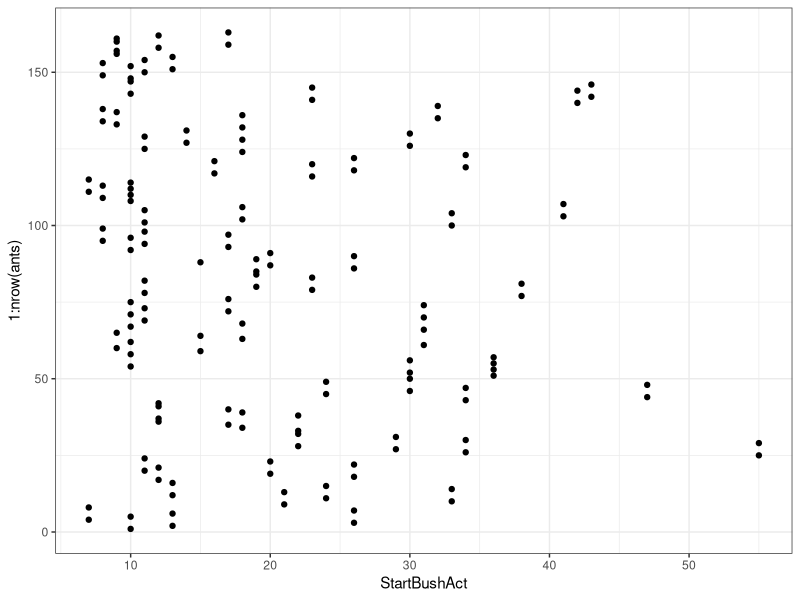
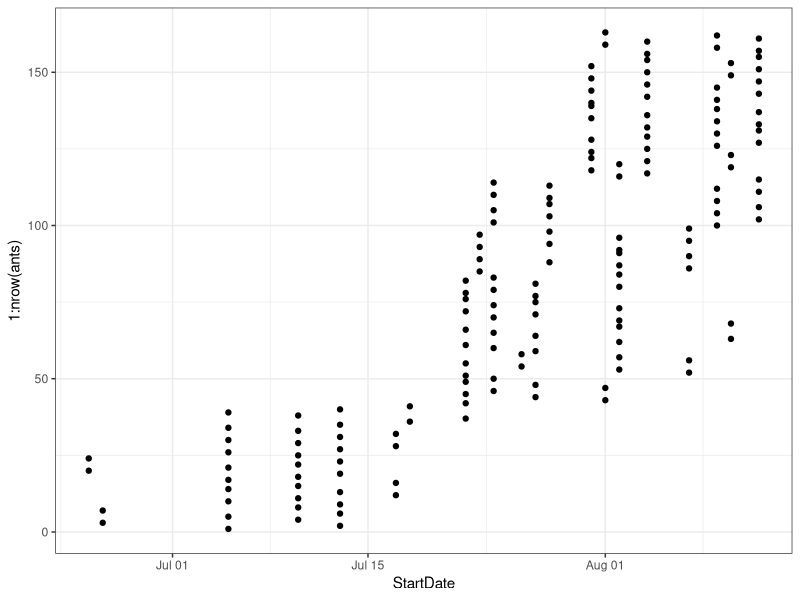
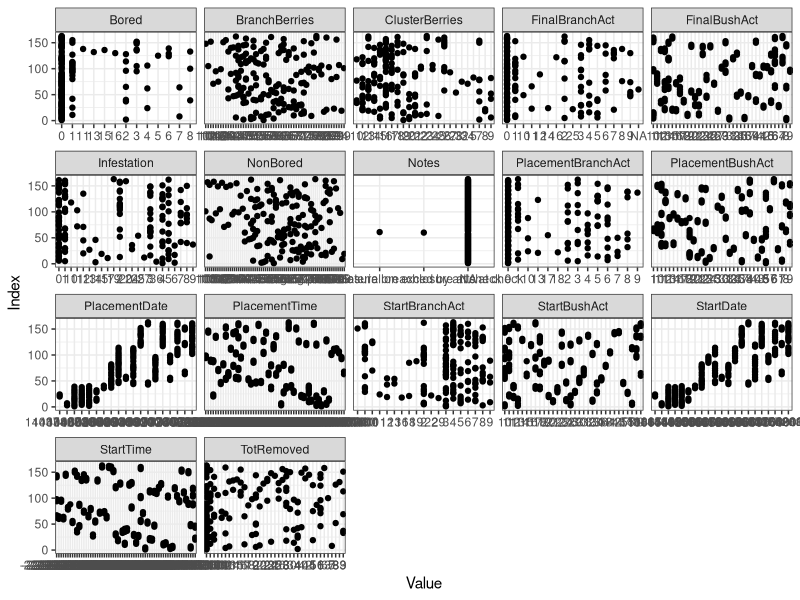
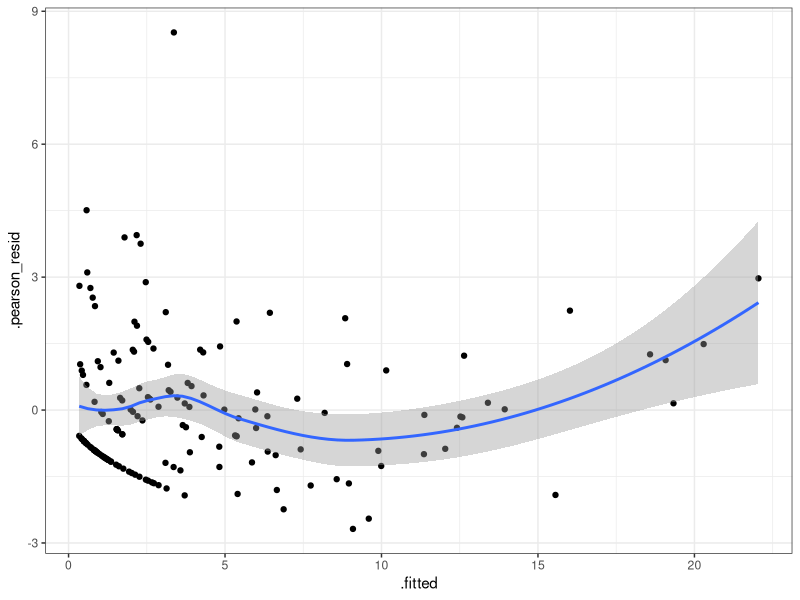
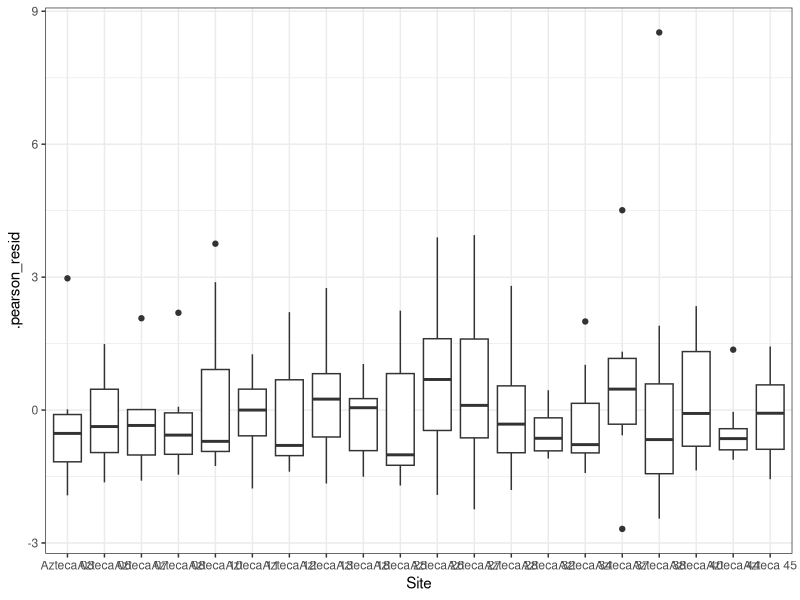
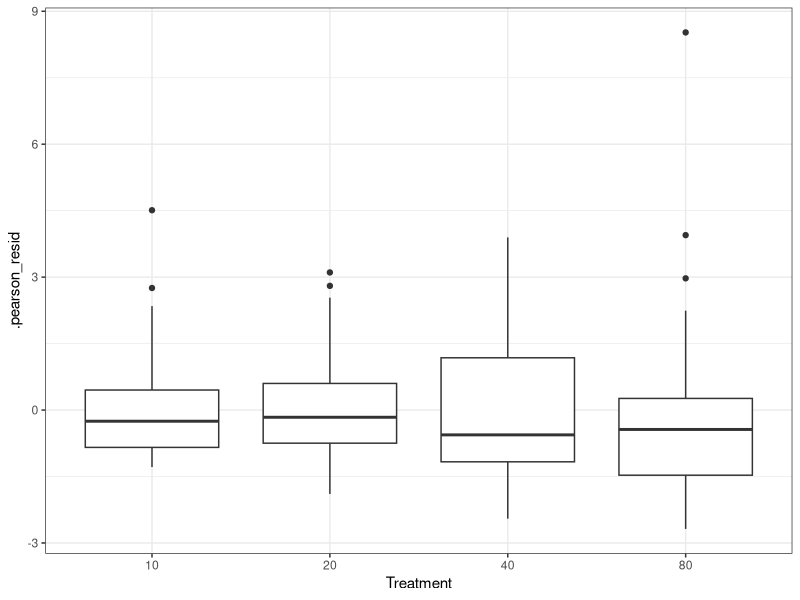
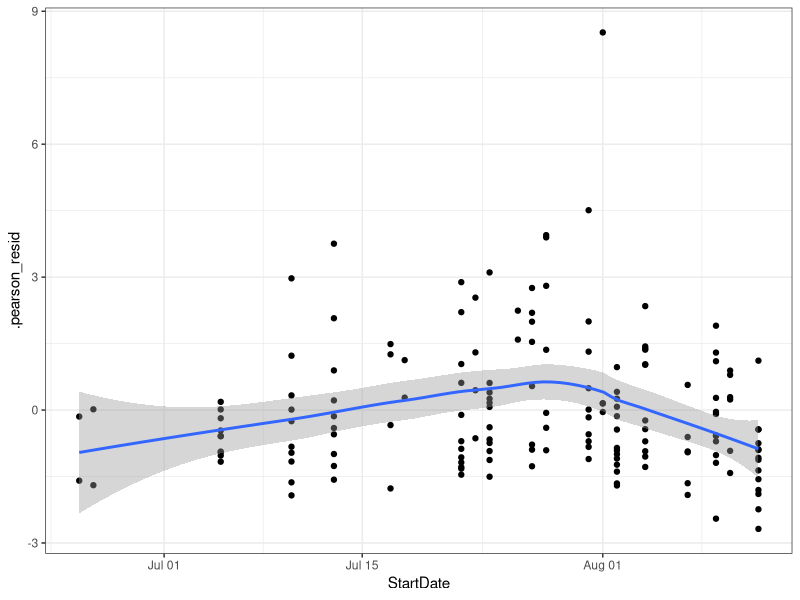
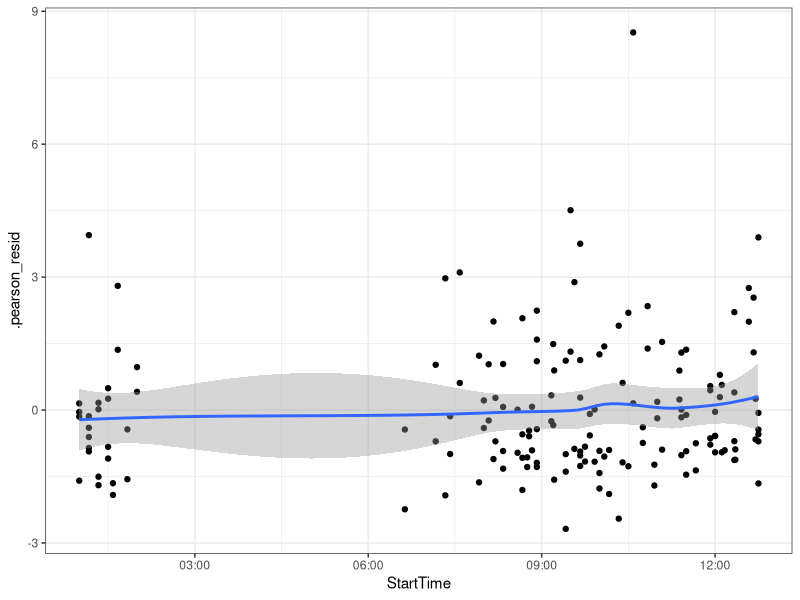

Recreate these plots in R, in order.
## Муравьи и кофейные бурильщики #################

# Кофейный бурильщик [_Hypothenemus hampei_](https://ru.wikipedia.org/wiki/Hypothenemus_hampei) --- важный вредитель на кофейных плантациях по всему миру. Чтобы бороться с этим жуком в Центральной Америке используют муравья [_Azteca sericeasur_](https://www.antweb.org/description.do?rank=species&genus=Azteca&name=sericeasur&project=worldants). В статье Morris et al. (2015) описан эксперимент, который позволяет оценить насколько эффективен такой метод борьбы с вредителем.

# На ферме собрали всех жуков - потом их использовали, чтобы создать четыре разных уровня плотности кофейных жуков. На каждом участке выбрали несколько веток кофе. На каждой ветке кофе на один побег муравьи могли беспрепятственно проникать, а на соседнем побеге была установлена преграда, которая предотвращала доступ муравьев.
# Через сутки после начала эксперимента подсчитывали число сверлений кофейных жуков.

# Источник данных:
# Morris, J.R., Vandermeer, J. and Perfecto, I., 2015. A keystone ant species provides robust biological control of the coffee berry borer under varying pest densities. PloS one, 10(11), p.e0142850.

# https://journals.plos.org/plosone/article?id=10.1371/journal.pone.0142850

# Файл:

# Morris_2015_Ants.xlsx

# Переменные:

# - Site -
# + Treatment - плотность жуков (4 градации)
# - StartDate -
# - StartTime -
# - StartBushAct -
# - StartBranchAct - начальная активность муравьев на ветке
# - Bored -
# - NonBored -
# + BranchBerries - число ягод на ветке
# = TotRemoved - общее число удаленных во время подготовки ягод
# = Cluster Berries - суммарное число кластеров ягод на ближайших ветвях
# - PlacementDate -
# - PlacementTime -
# - PlacementBushAct -
# - PlacementBranchAct -
# - FinalBushAct -
# - FinalBranchAct - разница числа кофейных жуков между побегами на ветке
# + Infestation - число кофейных жуков, просверливших плоды кофе на данном побеге через 24 часа
# + Branch - доступ муравьев (0, 1)

library(readxl)
library(ggplot2)
theme_set(theme_bw() + theme(legend.key = element_blank()))
update_geom_defaults("point", list(shape = 19))
library(car)
library(dplyr)
library(tidyr)
library(lme4)

stand <- function(x) {
  (x - mean(x, na.rm = TRUE)) / sd(x, na.rm = TRUE)
}


## Подготовка данных ####
ants <- read_excel("data/Morris_2015_Ants.xlsx", sheet = "Data", na = "NA")
str(ants)

# Переименовываем переменные
colnames(ants)[c(10, 12)] <- c("BranchBerries", "ClusterBerries")

# поправляем типы данных
ants$Site <- factor(ants$Site)
ants$Branch <- factor(ants$Branch)
ants$Treatment <- factor(ants$Treatment)

# Пропущенные значения
colSums(is.na(ants))
# Удаляем
ants <- ants[!is.na(ants$TotRemoved), ]
colSums(is.na(ants))

# Численность групп по факторам
table(ants$Branch)
table(ants$Site, ants$Treatment)

# Есть ли наблюдения-выбросы? строим dot-plot
dotplot <- ggplot(ants, aes(y = 1:nrow(ants))) +
  geom_point()
dotplot + aes(x = StartBushAct)
dotplot + aes(x = StartDate)

# Сразу много дот-плотов
ants %>%
  mutate(Index = row_number()) %>%
  gather(key = Variable, value = Value,
         -c(Index, Site, Treatment, Branch))  %>%
  ggplot(., aes(x = Value, y = Index)) +
  geom_point() +
  facet_wrap(~ Variable, scales = "free_x")
# выбросов нет

## Сколько нулей?
sum(ants$Infestation == 0)/nrow(ants)
# нулей мало

## Трансформация данных
ants <- ants %>% mutate(
  StartBranchAct_std = stand(StartBranchAct),
  BranchBerries_std = stand(BranchBerries),
  ClusterBerries_std = stand(ClusterBerries),
  TotRemoved_std = stand(TotRemoved)
)

# Проверка на колинеарность
M <- lm(Infestation ~ Treatment + Branch + StartBranchAct_std + BranchBerries_std + ClusterBerries_std + TotRemoved_std, data = ants)
vif(M)

## Модель из статьи ##############################

# # Модель, составленная по описанию из статьи у
# меня не сходится.

# Как бороться за сходимость модели?
# https://rstudio-pubs-static.s3.amazonaws.com/33653_57fc7b8e5d484c909b615d8633c01d51.html

# M <- glmer(Infestation ~ Treatment * Branch +
#              StartBranchAct + BranchBerries +
#              ClusterBerries + TotRemoved + (1|Site),
#            data = ants, family = "poisson")
# С ней можно повозиться, но мы
# этого делать не будем.

## Задание #######################################

# Постройте модель зависимости заражения кофейным
# бурильщиком от плотности жуков, доступа
# муравьев и их взаимодействия, с учетом ковариат
# (начальной активности муравьев на ветке и общего числа ягод).

# Пуассоновская GLMM по сырым данным ##################

M1 <- glmer(Infestation ~ Treatment * Branch + StartBranchAct + BranchBerries + (1|Site), data = ants, family = "poisson")
# Warning message:
# In checkConv(attr(opt, "derivs"), opt$par, ctrl = control$checkConv,  :
# Model is nearly unidentifiable: very large eigenvalue
# - Rescale variables?

# Как бороться за сходимость модели?
# https://rstudio-pubs-static.s3.amazonaws.com/33653_57fc7b8e5d484c909b615d8633c01d51.html

# Пуассоновская GLMM после трансформации ####################

M2 <- glmer(Infestation ~ Treatment * Branch + StartBranchAct_std + BranchBerries_std + (1|Site), data = ants, family = "poisson")

# ## Проверка на сверхдисперсию
# Функция для проверки наличия сверхдисперсии в модели (автор Ben Bolker)
# http://bbolker.github.io/mixedmodels-misc/glmmFAQ.html
# Код модифицирован, чтобы учесть дополнительный параметр в NegBin GLMM, подобранных MASS::glm.nb()
overdisp_fun <- function(model) {
  rdf <- df.residual(model)  # Число степеней свободы N - p
  if (any(class(model) == 'negbin')) rdf <- rdf - 1 ## учитываем k в NegBin GLMM
  rp <- residuals(model,type='pearson') # Пирсоновские остатки
  Pearson.chisq <- sum(rp^2) # Сумма квадратов остатков, подчиняется Хи-квадрат распределению
  prat <- Pearson.chisq/rdf  # Отношение суммы квадратов остатков к числу степеней свободы
  pval <- pchisq(Pearson.chisq, df=rdf, lower.tail=FALSE) # Уровень значимости
  c(chisq=Pearson.chisq,ratio=prat,rdf=rdf,p=pval)        # Вывод результатов
}

overdisp_fun(M2)
# Сверхдисперсия. Почему?

# Есть ли паттерны в остатках
M2_diag <- data.frame(ants,
                      .pearson_resid = residuals(M2, type = "pearson"),
                      .fitted = predict(M2, type = "response")
)
gg_resid <- ggplot(data = M2_diag, aes(y = .pearson_resid))
gg_resid + geom_point(aes(x = .fitted)) + geom_smooth(aes(x = .fitted))
gg_resid + geom_boxplot(aes(x = Site)) # разные остатки в разных сайтах
# С чем это может быть связано? Разный угол наклона?
# Или какое-то свойство, по которому сайты различаются?
gg_resid + geom_boxplot(aes(x = Treatment)) # Oк

gg_res_smooth <- ggplot(data = M2_diag, aes(y = .pearson_resid)) +
  geom_point() + geom_smooth()
gg_res_smooth %+% aes(x = StartDate) # нелинейная связь? Это время начала подготовки к эксп.
gg_res_smooth %+% aes(x = StartTime) # Oк
gg_res_smooth %+% aes(x = StartBushAct) # нелинейная связь? Связано со StartDate?
gg_res_smooth %+% aes(x = StartBranchAct)  # нелинейная связь? Связано со StartDate?
gg_res_smooth %+% aes(x = Bored) # нелинейная связь?
gg_res_smooth %+% aes(x = NonBored) # Oк
gg_res_smooth %+% aes(x = BranchBerries) # Oк
gg_res_smooth %+% aes(x = TotRemoved) # Oк
gg_res_smooth %+% aes(x = ClusterBerries) # Oк
gg_res_smooth %+% aes(x = PlacementDate)  # нелинейная связь? Это время начала эксперимента!
gg_res_smooth %+% aes(x = PlacementTime) # ~Oк
gg_res_smooth %+% aes(x = PlacementBushAct) # нелинейная связь? Связано с PlacementDate и  StartDate?
gg_res_smooth %+% aes(x = PlacementBranchAct) # нелинейная связь? Связано с PlacementDate и StartDate?
gg_res_smooth %+% aes(x = FinalBushAct)
ggplot(data = M2_diag, aes(x = FinalBranchAct, y = .pearson_resid)) +
  geom_point() + geom_smooth()

# Может быть, здесь нелинейный паттерн?
# Самые подходящие кандидаты - это переменные, которые показывают время,
# т.к., возможно, активность муравьев меняется в течение периода наблюдений.
# В других случаях сложно придумать осмысленное объяснение появления нелинейности.
library(mgcv)

# StartDate
nonlin1 <- gam(M2_diag$.pearson_resid ~ s(as.numeric(ants$StartDate)))
summary(nonlin1)
plot(nonlin1)
abline(h = 0)

# PlacementDate
nonlin2 <- gam(M2_diag$.pearson_resid ~ s(as.numeric(ants$PlacementDate)))
summary(nonlin2)
plot(nonlin2)
abline(h = 0)

# Стоило бы включить нелинейный эффект PlacementDate или StartDate
# Что то одно, т.к. они связаны)
plot(ants$PlacementDate, ants$StartDate)

summary(M2)

# РЕЗЮМЕ по M2:
# Здесь мы не можем доверять стандартным ошибкам
# из-за избыточности дисперсии.
# Здесь есть нелинейные паттерны в остатках,
# стоило бы включить нелинейный эффект PlacementDate.

# Варианты борьбы со сверхдисперсией
# (1) Неучтенные переменные --- это нелинейный эффект,
# который скорее всего связан с датой начала.
# Нужно включить нелинейный эффект PlacementDate и использовать GAMM.
# (2) GLMM с отр. биномиальным распределением. Она может помочь
# побороть сверхдисперсию. Но если нелинейный паттерн
# от даты начала эксперимента сохранится,
# то придется использовать либо (1) либо (3).
# (3) Сверхдисперсию можно побороть, использовав модель
# со случайным отрезком на уровне наблюдения
# (Observation-level random intercept), но это очень грубый способ.
# Кроме того, нелинейный паттерн от даты начала эксперимента может сохранится.

# Ниже мы рассмотрим два варианта борьбы со сверхдисперсией --- (2) и (3).

# (2) GLM с отр. биномиальным распределением ######

NB1 <- glmer.nb(Infestation ~ Treatment * Branch + StartBranchAct_std + BranchBerries_std + (1 | Site), data = ants)
# Warning messages:
# 1: In checkConv(attr(opt, "derivs"), opt$par, ctrl = control$checkConv,  :
#   Model failed to converge with max|grad| = 0.00593457 (tol = 0.001, component 1)
# 2: In checkConv(attr(opt, "derivs"), opt$par, ctrl = control$checkConv,  :
#   Model failed to converge with max|grad| = 0.0608566 (tol = 0.001, component 1)
# 3: In checkConv(attr(opt, "derivs"), opt$par, ctrl = control$checkConv,  :
#   Model failed to converge with max|grad| = 0.338333 (tol = 0.001, component 1)
# 4: In checkConv(attr(opt, "derivs"), opt$par, ctrl = control$checkConv,  :
#   Model failed to converge with max|grad| = 0.0317026 (tol = 0.001, component 1)

# Опять пытаемся заставить модель сойтись:
# (a) Увеличиваем число итераций
# (б) Пытаемся подобрать более простую модель
# (в) Пробуем подсунуть в модель заранее оцененную theta (она же k)

# (a) Увеличиваем число итераций
ctrl.nb = glmerControl(optimizer = 'bobyqa',
                       optCtrl = list(maxfun = 200000))
NB1 <- glmer.nb(Infestation ~ Treatment * Branch + StartBranchAct_std + BranchBerries_std + (1 | Site), data = ants, control = ctrl.nb)
# boundary (singular) fit: see ?isSingular

# (б) Пытаемся подобрать более простую модель
NB1 <- glmer.nb(Infestation ~ Treatment + Branch + StartBranchAct_std + BranchBerries_std + (1 | Site), data = ants, control = ctrl.nb)
# boundary (singular) fit: see ?isSingular

# (в) Пробуем подсунуть в модель заранее оцененную тету
# Оцениваем theta из исходной пуассоновской модели, которая сошлась
th <- lme4:::est_theta(M2)
# Подбираем модель с отрицательным биномиальным распределением и этой theta
NB1 <- update(M2, family = negative.binomial(theta = th))
# Ура!

overdisp_fun(NB1)
# Сверхдисперсия осталась!

# Есть ли паттерны в остатках?
NB1_diag <- data.frame(ants,
                      .pearson_resid = residuals(NB1, type = "pearson"),
                      .fitted = predict(NB1, type = "response")
)
gg_resid <- ggplot(data = NB1_diag, aes(y = .pearson_resid))
gg_resid + geom_point(aes(x = .fitted)) + geom_smooth(aes(x = .fitted))
gg_resid + geom_boxplot(aes(x = Site)) # разные остатки в разных сайтах
# Но уже немного лучше. Возможные причины те же.
gg_resid + geom_boxplot(aes(x = Treatment)) # Oк

gg_res_smooth <- ggplot(data = NB1_diag, aes(y = .pearson_resid)) +
  geom_point() + geom_smooth()
gg_res_smooth %+% aes(x = StartDate) # нелинейная связь? Это время начала подготовки к эксп.
gg_res_smooth %+% aes(x = StartTime) # Oк
gg_res_smooth %+% aes(x = StartBushAct) # нелинейная связь? Связано со StartDate?
gg_res_smooth %+% aes(x = StartBranchAct)  # нелинейная связь? Связано со StartDate?
gg_res_smooth %+% aes(x = Bored) # нелинейная связь?
gg_res_smooth %+% aes(x = NonBored) # Oк
gg_res_smooth %+% aes(x = BranchBerries) # Oк
gg_res_smooth %+% aes(x = TotRemoved) # Oк
gg_res_smooth %+% aes(x = ClusterBerries) # Oк
gg_res_smooth %+% aes(x = PlacementDate)  # нелинейная связь? Это время начала эксперимента!
gg_res_smooth %+% aes(x = PlacementTime) # ~Oк
gg_res_smooth %+% aes(x = PlacementBushAct) # нелинейная связь? Связано с PlacementDate и  StartDate?
gg_res_smooth %+% aes(x = PlacementBranchAct) # нелинейная связь? Связано с PlacementDate и StartDate?
gg_res_smooth %+% aes(x = FinalBushAct)
ggplot(data = NB1_diag, aes(x = FinalBranchAct, y = .pearson_resid)) +
  geom_point() + geom_smooth()


# Может быть, здесь нелинейный паттерн?
# StartDate
nonlin3 <- gam(NB1_diag$.pearson_resid ~ s(as.numeric(ants$StartDate)))
summary(nonlin3)
plot(nonlin3)
abline(h = 0)

# PlacementDate
nonlin4 <- gam(NB1_diag$.pearson_resid ~ s(as.numeric(ants$PlacementDate)))
summary(nonlin4)
plot(nonlin4)
abline(h = 0)


summary(NB1)
# РЕЗЮМЕ по NB1:
# Здесь мы не можем доверять стандартным ошибкам
# из-за избыточности дисперсии.
# Здесь есть нелинейные паттерны в остатках,
# стоило бы включить нелинейный эффект PlacementDate.



# (3) Случайный отрезок на уровне наблюдения (Observation-level random intercept) #####

# Чтобы побороть сверхдисперсию в Пуассоновской модели иногда используют трюк:
# подбирают свой интерсепт для каждого наблюдения. Т.е. теперь у нас будет в модели два случайных эффекта: сайт и наблюдение.
# Этот случайный эффект призван убрать сверхдисперсию. Но это очень грубый способ.
ants$Index <- 1:nrow(ants)
M_ori1 <- glmer(Infestation ~ Treatment * Branch + StartBranchAct_std + BranchBerries_std + (1 | Site) + (1|Index), data = ants, family = "poisson")
# Warning message:
# In checkConv(attr(opt, "derivs"), opt$par, ctrl = control$checkConv,  :
# Model failed to converge with max|grad| = 0.0164161 (tol = 0.001, component 1)

# Увеличиваем число итераций
ctrl.pois = glmerControl(optimizer = 'bobyqa',
                         optCtrl = list(maxfun = 200000))
M_ori1 <- glmer(Infestation ~ Treatment * Branch + StartBranchAct_std + BranchBerries_std + (1 | Site) + (1|Index), data = ants, family = "poisson", control = ctrl.pois)
# Ура!

overdisp_fun(M_ori1)
# Сверхдисперсия ушла. Почему и как?

# Давайте посмотрим в summary()
summary(M_ori1)
# Random effects:
#  Groups Name        Variance Std.Dev.
#  Index  (Intercept) 0.4632   0.681
#  Site   (Intercept) 0.0389   0.197
# Number of obs: 163, groups:  Index, 163; Site, 20
# Очень много дисперсии забрал наш новый жадный случайный эффект на уровне наблюдения.

# Есть ли паттерны в остатках?
M_ori1_diag <- data.frame(ants,
                       .pearson_resid = residuals(M_ori1, type = "pearson"),
                       .fitted = predict(M_ori1, type = "response")
)
gg_resid <- ggplot(data = M_ori1_diag, aes(y = .pearson_resid))
gg_resid + geom_point(aes(x = .fitted)) + geom_smooth(aes(x = .fitted)) # Ой!
gg_resid + geom_boxplot(aes(x = Site)) # разные остатки в разных сайтах
# Возможные причины те же.
gg_resid + geom_boxplot(aes(x = Treatment)) # Oк

gg_res_smooth <- ggplot(data = M_ori1_diag, aes(y = .pearson_resid)) +
  geom_point() + geom_smooth()
gg_res_smooth %+% aes(x = StartDate) # нелинейная связь? Это время начала подготовки к эксп.
gg_res_smooth %+% aes(x = StartTime) # Oк
gg_res_smooth %+% aes(x = StartBushAct) # нелинейная связь? Связано со StartDate?
gg_res_smooth %+% aes(x = StartBranchAct)  # нелинейная связь? Связано со StartDate?
gg_res_smooth %+% aes(x = Bored) # нелинейная связь?
gg_res_smooth %+% aes(x = NonBored) # Oк
gg_res_smooth %+% aes(x = BranchBerries) # ~Oк
gg_res_smooth %+% aes(x = TotRemoved) # Oк
gg_res_smooth %+% aes(x = ClusterBerries) # Oк
gg_res_smooth %+% aes(x = PlacementDate)  # нелинейная связь? Это время начала эксперимента!
gg_res_smooth %+% aes(x = PlacementTime) # ~Oк
gg_res_smooth %+% aes(x = PlacementBushAct) # нелинейная связь? Связано с PlacementDate и  StartDate?
gg_res_smooth %+% aes(x = PlacementBranchAct) # нелинейная связь? Связано с PlacementDate и StartDate?
gg_res_smooth %+% aes(x = FinalBushAct)
ggplot(data = M_ori1_diag, aes(x = FinalBranchAct, y = .pearson_resid)) +
  geom_point() + geom_smooth()


# Проверим подозрительный нелинейный паттерн
# StartDate
nonlin5 <- gam(M_ori1_diag$.pearson_resid ~ s(as.numeric(ants$StartDate)))
summary(nonlin5)
plot(nonlin5)
abline(h = 0)
# PlacementDate
nonlin6 <- gam(M_ori1_diag$.pearson_resid ~ s(as.numeric(ants$PlacementDate)))
summary(nonlin6)
plot(nonlin6)
abline(h = 0)
# Все равно паттерн остался

# РЕЗЮМЕ по M_ori1:
# Мы побороли избыточность дисперсии, но...
# Моделью M_ori1 пользоваться нельзя
# Здесь есть нелинейные паттерны в остатках,
# стоило бы включить нелинейный эффект PlacementDate в виде сплайна,
# т.е. подобрать GAMM.
